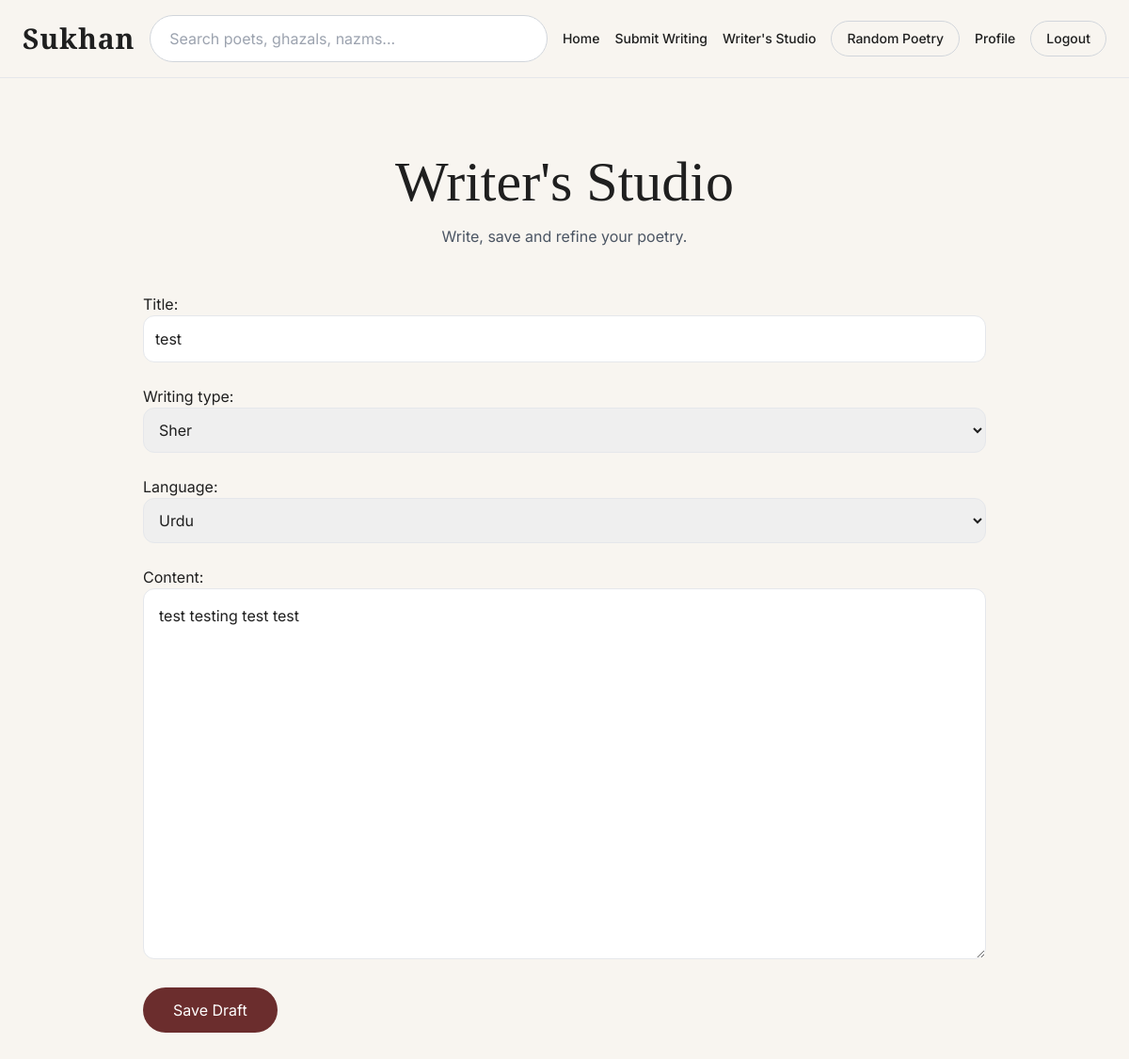
/studio/drafts/1/edit/ (signed in), run on the app's committed database.
### studio/models.py (models this page shows, shortened)
class Draft(models.Model):
    WRITING_TYPES = [
        ('sher', 'Sher'),
        ('ghazal', 'Ghazal'),
        ('nazm', 'Nazm'),
        ('shayari', 'Shayari'),
        ('quote', 'Quote'),
    ]
    LANGUAGE_CHOICES = [
        ('urdu', 'Urdu'),
        ('hindi', 'Hindi'),
        ('english', 'English'),
    ]
    user = models.ForeignKey(
        User,
        on_delete=models.CASCADE,
        related_name='drafts'
    )
    title = models.CharField(
        max_length=255
    )
    content = models.TextField()
    writing_type = models.CharField(
        max_length=20,
        choices=WRITING_TYPES,
        default='sher'
    )
    language = models.CharField(
        max_length=20,
        choices=LANGUAGE_CHOICES,
        default='urdu'
    )
    created_at = models.DateTimeField(
        auto_now_add=True
    )
    updated_at = models.DateTimeField(
        auto_now=True
    )

### studio/views.py (the view)
@login_required
def edit_draft(request, draft_id):
    draft = get_object_or_404(
        Draft,
        id=draft_id,
        user=request.user
    )
    if request.method == 'POST':
        form = DraftForm(
            request.POST,
            instance=draft
        )
        if form.is_valid():
            form.save()
            return redirect('my_drafts')
    else:
        form = DraftForm(
            instance=draft
        )
    return render(
        request,
        'studio/editor.html',
        {
            'form': form,
            'draft': draft
        }
    )

### studio/forms.py
class DraftForm(forms.ModelForm):
    class Meta:
        model = Draft
        fields = [
            'title',
            'writing_type',
            'language',
            'content'
        ]
        widgets = {
            'title': forms.TextInput(
                attrs={
                    'class': 'w-full border rounded-xl p-3'
                }
            ),
            'writing_type': forms.Select(
                attrs={
                    'class': 'w-full border rounded-xl p-3'
                }
            ),
            'language': forms.Select(
                attrs={
                    'class': 'w-full border rounded-xl p-3'
                }
            ),
            'content': forms.Textarea(
                attrs={
                    'class': 'w-full border rounded-xl p-4',
                    'rows': 15,
                    'placeholder': 'Start writing your poetry...'
                }
            ),
        }

### studio/templates/studio/editor.html (shortened to what this page needs)
{% extends 'base.html' %}
{% block content %}
<section class="py-20 px-6">
    <div class="max-w-4xl mx-auto">
        <div class="text-center mb-12">
            <h1 class="poetry-font text-6xl">
                Writer's Studio
            </h1>
            <p class="mt-4 text-gray-600">
                Write, save and refine your poetry.
            </p>
        </div>
        <form method="POST" class="space-y-6">
            {{ form.as_p }}
            <button
                type="submit"
                class="px-8 py-3 bg-[#6b2d2d] text-white rounded-full"
            >
                Save Draft
            </button>
        </form>
    </div>
</section>
{% endblock %}

### core/templates/base.html (style rules this page uses)
body { font-family: 'Inter', sans-serif; background-color: #f8f5f0; color: #1f1f1f; }
.poetry-font { font-family: 'Cormorant Garamond', serif; }

### data on the page
Draft: title "test", writing_type "Sher", language "Urdu", content "test testing test test"
